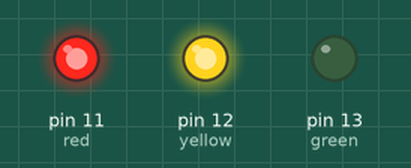
This sketch was run on a simulated Arduino Uno, built with avr-gcc and run on an emulated ATmega328P. Parts: output pins drawn as LEDs (lit = HIGH).

Above: at 0.05 s.
At 2.85 s:
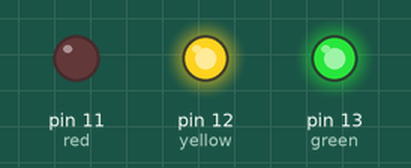
At 5.65 s:
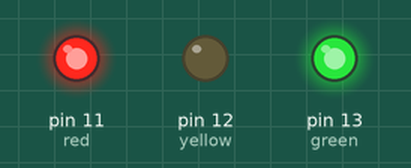
At 8.45 s:
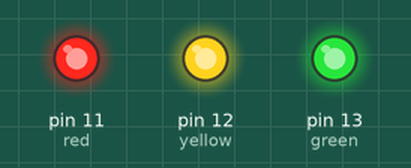
At 11.35 s:
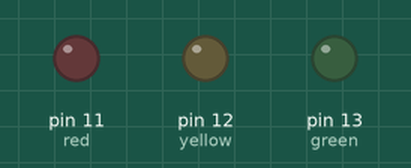
Timing chart, 0 to 11.7 s (numbered marks = the images above):
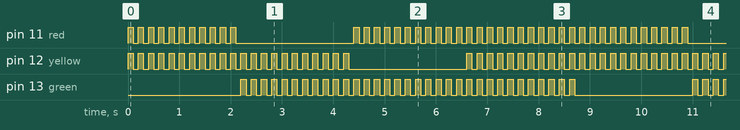

The sketch:

Pr_2_Blink2_LED.ino
```cpp
/*PROBLEM -2 red & Yellow - 10times
             Red & Green  - 10times
             Yellow & Green - 10times
             Red & Yellow & Green - 10times
 */
 int red = 11;
 int yellow = 12;
 int green = 13;
void setup() {
  pinMode(red,OUTPUT);
  pinMode(yellow,OUTPUT);
  pinMode(green,OUTPUT);
}
void loop() {
  for(int i=0;i<=10;i++){
    digitalWrite(red,HIGH);
    digitalWrite(yellow,HIGH);
    digitalWrite(green,LOW);
    delay(100);
    digitalWrite(red,LOW);
    digitalWrite(yellow,LOW);
    digitalWrite(green,LOW);
    delay(100);
  }
  for(int i=0;i<=10;i++){
    digitalWrite(red,LOW);
    digitalWrite(yellow,HIGH);
    digitalWrite(green,HIGH);
    delay(100);
    digitalWrite(red,LOW);
    digitalWrite(yellow,LOW);
    digitalWrite(green,LOW);
    delay(100);
  }

  for(int i=0;i<=10;i++){
    digitalWrite(red,HIGH);
    digitalWrite(yellow,LOW);
    digitalWrite(green,HIGH);
    delay(100);
    digitalWrite(red,LOW);
    digitalWrite(yellow,LOW);
    digitalWrite(green,LOW);
    delay(100);
  }

  for(int i=0;i<=10;i++){
    digitalWrite(red,HIGH);
    digitalWrite(yellow,HIGH);
    digitalWrite(green,HIGH);
    delay(100);
    digitalWrite(red,LOW);
    digitalWrite(yellow,LOW);
    digitalWrite(green,LOW);
    delay(100);
  }

}
```

Measured:
- by itself, pin 11 (red), pin 13 (green): moves between LOW and HIGH, repeating every 8.8 s
- by itself, pin 12 (yellow): repeats every 8.8 s: HIGH 0.10 s, LOW 2.3 s, 32 × (HIGH 0.10 s, LOW 0.10 s)
